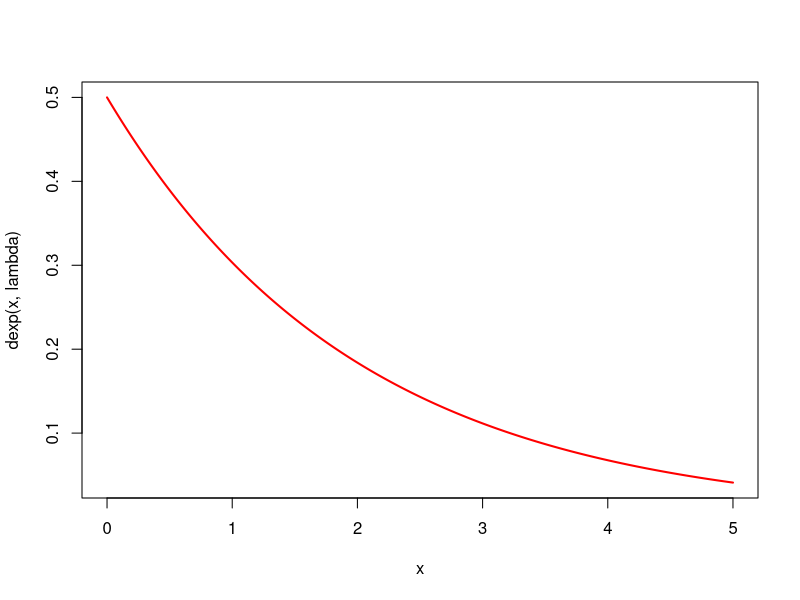
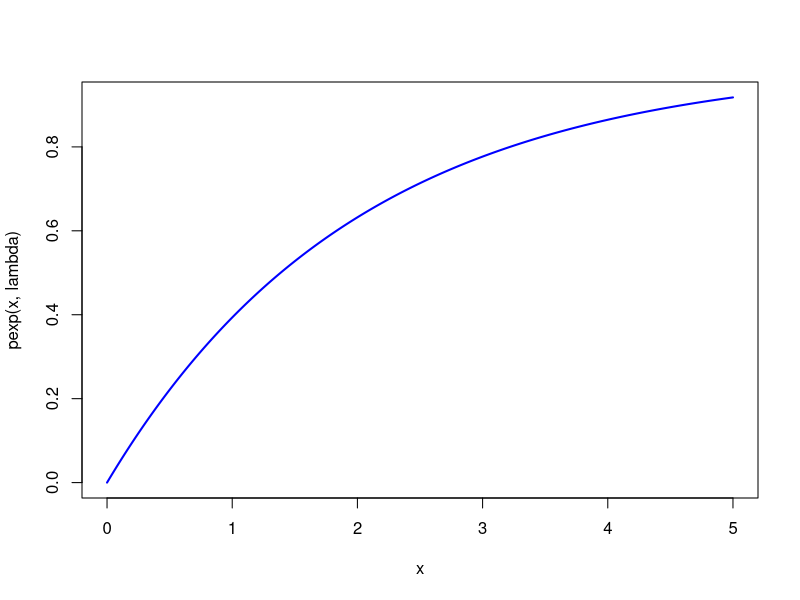
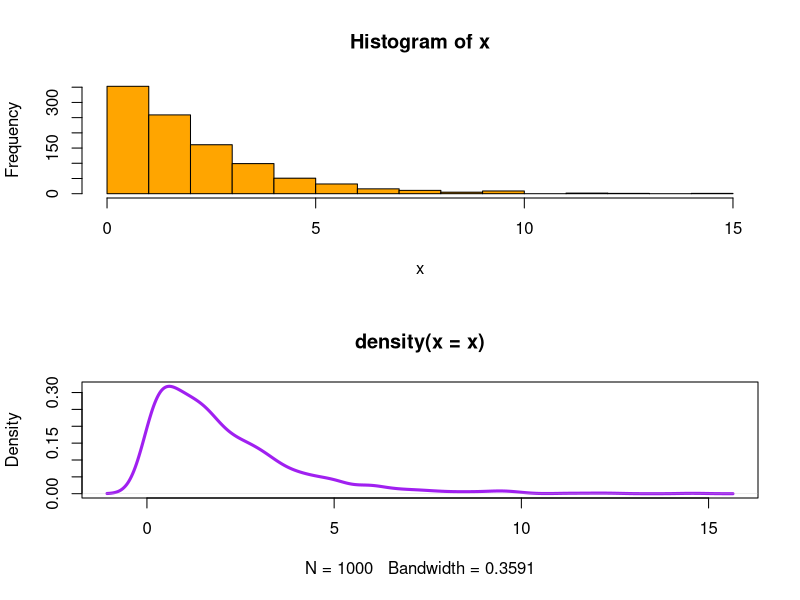

These figures' R source, in order:
# Question 1
# Consider that X is the time (in minutes) that a person has to wait in order to take a flight.
# If each flight takes off each hour X ~ U(0, 60). Find the probability that
# (a) waiting time is more than 45 minutes, and
# (b) waiting time lies between 20 and 30 minutes.

#punif - cdf
a <- punif(45, min = 0, max = 60, lower.tail = FALSE)
print(a)

b <- punif(30,0,60) - punif(20,0,60)
print(b)


# Question 2
# The time (in hours) required to repair a machine is an exponential distributed random
# variable with parameter λ = 1/2.
# (a) Find the value of density function at x = 3.
# (b) Plot the graph of exponential probability distribution for 0 ≤ x ≤ 5.
# (c) Find the probability that a repair time takes at most 3 hours.
# (d) Plot the graph of cumulative exponential probabilities for 0 ≤ x ≤ 5.
# (e) Simulate 1000 exponential distributed random numbers with λ = 1⁄2 and plot the
# simulated data.

lambda <- 1/2

# a <-  dexp (x,lambda)    dexp - pdf for exponential
a <- dexp(3, lambda)
print(a)


#b 
#x <- seq(0, 5, 0.001) creates a sequence of x values from 0 to 5 with increments of 0.001 used for plotting.

x <- seq(0,5, 0.001)
plot(x, dexp(x, lambda), type='l', lwd = 2, col = 'red')

#c
c <- pexp(3, lambda)  # computes cdf for exponential distribution
print(c)

#d
plot(x, pexp(x, lambda), type = 'l', lwd = 2, col = 'blue')

#e
x <- rexp(1000, lambda)
par(mfrow = c(2,1))  #sets the plotting area to display two plots vertically (2 rows, 1 column
hist(x, col = 'orange')
plot(density(x), col='purple', lwd = 3)


# Question 3  , This ques is related to GAMMA DISTRIBUTION
# The lifetime of certain equipment is described by a random variable X that follows
# Gamma distribution with parameters α = 2 and β = 1/3.
# (a) Find the probability that the lifetime of equipment is at least 1 unit of time.
# (b) What is the value of c, if P(X ≤ c) ≥ 0.70? (Hint: try quantile function qgamma())
# alpha - shape, #beta - scale
# pgamma(X,shape,size)



#a
alpha <-2
beta <- 1/3

a <- pgamma(1, shape = alpha, scale = beta, lower.tail=FALSE)
print(a)

b <- qgamma(0.70, shape = alpha, scale = beta) # finds quantile c such that p(x<=c)=0.70, the qgamma func returns the value of c where the cdf reaches 0.70 
print(b)




